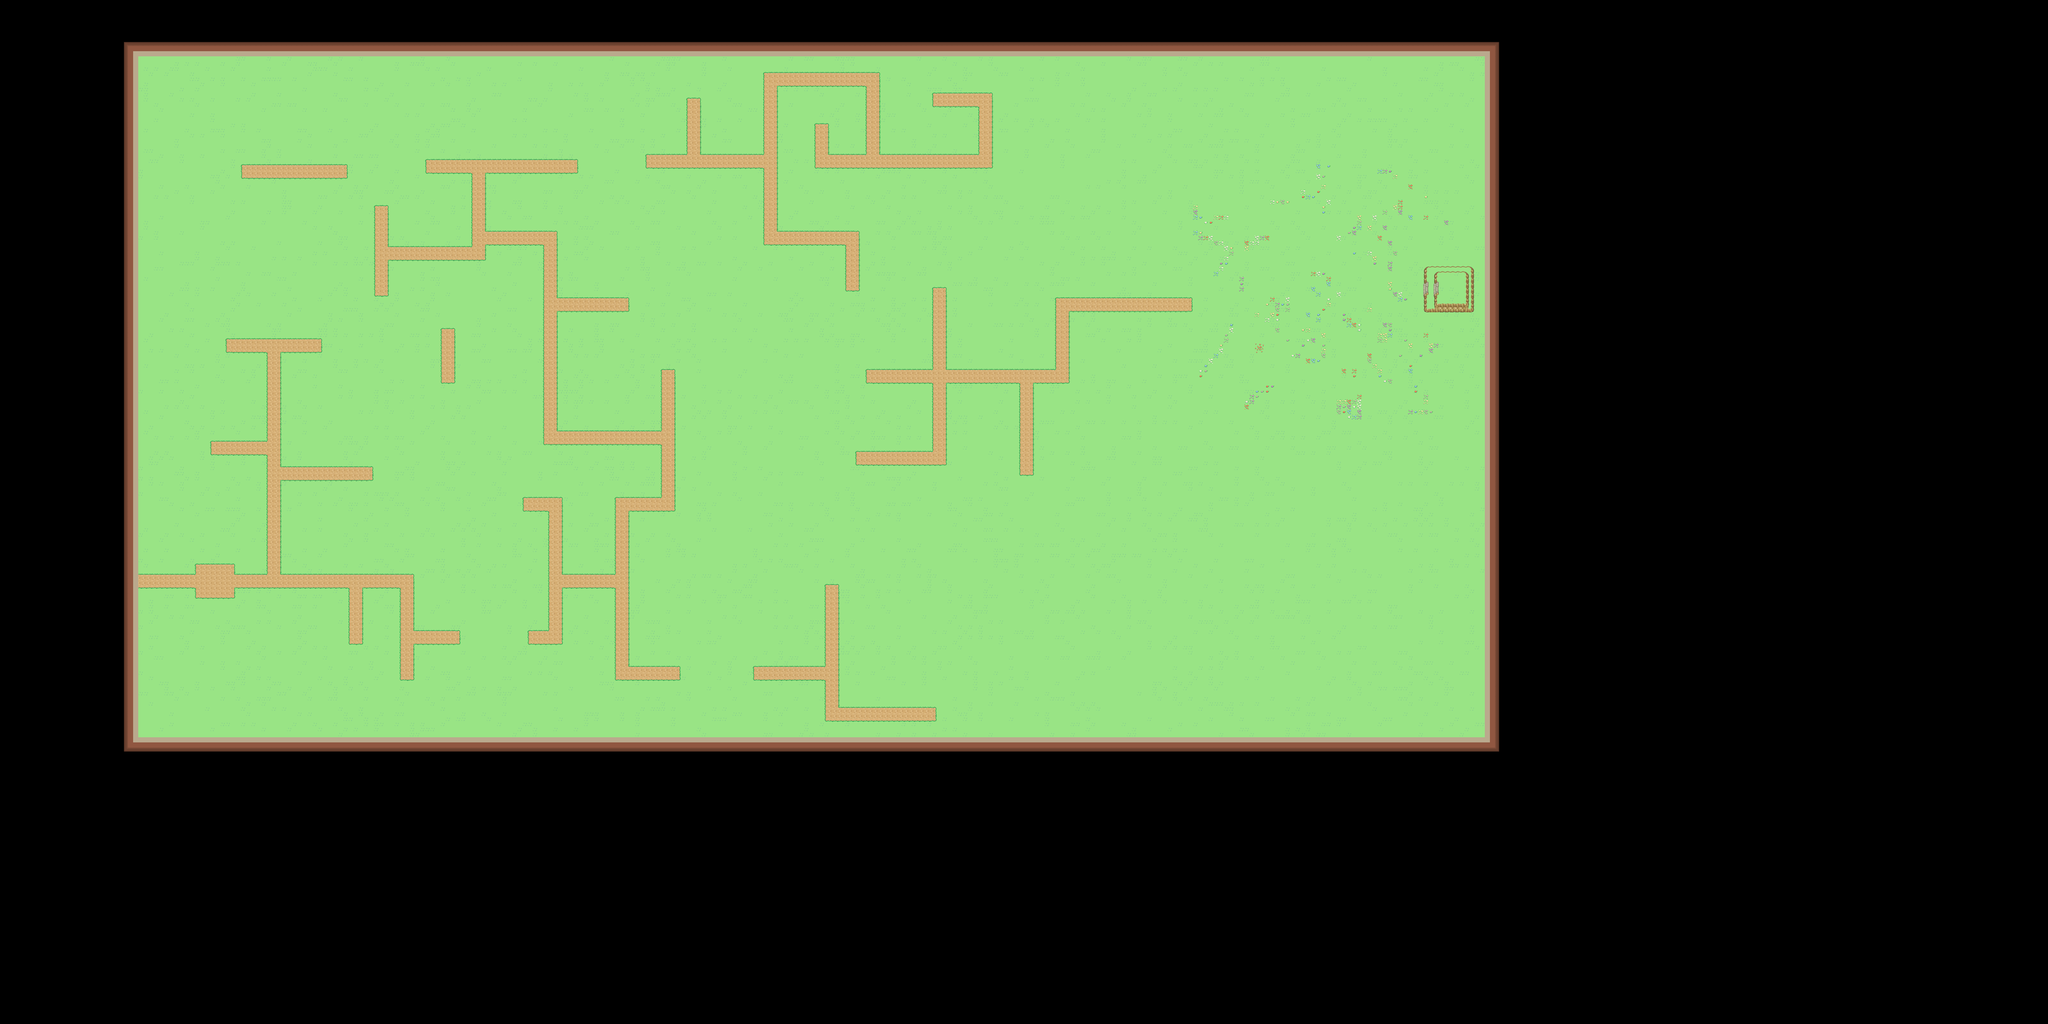

The image is a tile-based game level rendered from a .tmx file. Its description and source (layers, tilesets, objects; grid data summarised) follow:
An orthogonal 400x200 tile map with 16x16 px tiles, 7 tile layers (Ground, Flower, Ground fix, Shadow, ...), 11 tilesets and 2262 objects.

<map version="1.10" tiledversion="1.10.2" orientation="orthogonal" renderorder="right-down" width="400" height="200" tilewidth="16" tileheight="16" infinite="0" nextlayerid="11" nextobjectid="2909">
 <tileset firstgid="1" source="../Tilesets/Tileset_Ground.tsx" />
 <tileset firstgid="2521" source="../Tilesets/Tileset_Ground(Free).tsx" />
 <tileset firstgid="4867" source="../Tilesets/Tileset_Road.tsx" />
 <tileset firstgid="5875" source="../Tilesets/Object_Tree_With_Large_Colliders.tsx" />
 <tileset firstgid="5880" source="../Tilesets/Objects_Trees_New.tsx" />
 <tileset firstgid="5918" source="../Tilesets/Objects_Tree_Without_Colliders.tsx" />
 <tileset firstgid="5923" source="../Tilesets/Painting.tsx" />
 <tileset firstgid="5977" source="../Tilesets/Tileset_RockSlopes.tsx" />
 <tileset firstgid="6285" source="../Tilesets/Tileset_Shadow.tsx" />
 <tileset firstgid="6345" source="../Tilesets/Props_New.tsx" />
 <tileset firstgid="6350" source="../Tilesets/Flowers.tsx" />
 <layer id="1" name="Ground" width="400" height="200">
  <properties>
   <property name="unity:sortingLayer" value="Ground" />
  </properties>
  <data>[80000 cells, 80000 non-empty, 4 distinct tile ids]</data>
 </layer>
 <layer id="2" name="Flower" width="400" height="200">
  <properties>
   <property name="unity:sortingLayer" value="Ground" />
  </properties>
  <data>[80000 cells, 222 non-empty, 22 distinct tile ids]</data>
 </layer>
 <layer id="3" name="Ground fix" width="400" height="200">
  <properties>
   <property name="unity:sortingLayer" value="Ground" />
  </properties>
  <data>[80000 cells, 38 non-empty, 1 distinct tile ids]</data>
 </layer>
 <layer id="4" name="Shadow" width="400" height="200">
  <properties>
   <property name="unity:sortingLayer" value="" />
  </properties>
  <data>[80000 cells, 24 non-empty, 1 distinct tile ids]</data>
 </layer>
 <layer id="5" name="Road" width="400" height="200">
  <properties>
   <property name="unity:sortingLayer" value="Roads" />
  </properties>
  <data>[80000 cells, 2741 non-empty, 13 distinct tile ids]</data>
 </layer>
 <objectgroup id="6" name="Small nature">
  <properties>
   <property name="unity:sortingLayer" value="Props" />
  </properties>
  <object id="127" gid="5915" x="1175" y="1205" width="16" height="16" />
  <object id="128" gid="5915" x="1239" y="1237" width="16" height="16" />
  <object id="129" gid="5915" x="1403" y="1487" width="16" height="16" />
  <object id="130" gid="5915" x="1414" y="1234" width="16" height="16" />
  <object id="648" gid="5915" x="1447.33" y="1842.67" width="16" height="16" />
  <object id="650" gid="5915" x="1614" y="1842" width="16" height="16" />
  <object id="651" gid="5915" x="1614.67" y="2063.33" width="16" height="16" />
  <object id="652" gid="5915" x="1494.67" y="2060.67" width="16" height="16" />
  <object id="653" gid="5915" x="1458" y="1898.67" width="16" height="16" />
  <object id="654" gid="5915" x="1610" y="1933.33" width="16" height="16" />
  <object id="661" gid="5915" x="1529.33" y="1958.67" width="16" height="16" />
  <object id="662" gid="5915" x="1568" y="1874.67" width="16" height="16" />
  <object id="680" gid="5915" x="2330.67" y="2186.67" width="16" height="16" />
  <object id="681" gid="5915" x="2338" y="2079.33" width="16" height="16" />
  <object id="682" gid="5915" x="2159.33" y="2174.67" width="16" height="16" />
  <object id="683" gid="5915" x="2122.67" y="2082.67" width="16" height="16" />
  <object id="686" gid="5915" x="2242.67" y="2047.33" width="16" height="16" />
  <object id="693" gid="5915" x="1191" y="379" width="16" height="16" />
  <object id="694" gid="5915" x="1267" y="421" width="16" height="16" />
  <object id="695" gid="5915" x="1282" y="502" width="16" height="16" />
  <object id="696" gid="5915" x="1269" y="562" width="16" height="16" />
  <object id="697" gid="5915" x="1087" y="481" width="16" height="16" />
  <object id="699" gid="5915" x="1145" y="551" width="16" height="16" />
  <object id="700" gid="5915" x="1203" y="457" width="16" height="16" />
  <object id="706" gid="5915" x="1974" y="395" width="16" height="16" />
  <object id="707" gid="5915" x="1816" y="389" width="16" height="16" />
  <object id="708" gid="5915" x="1831" y="551" width="16" height="16" />
  <object id="709" gid="5915" x="1976" y="473" width="16" height="16" />
  <object id="710" gid="5915" x="1943" y="555" width="16" height="16" />
  <object id="711" gid="5915" x="1788" y="494" width="16" height="16" />
  <object id="717" gid="5915" x="2675" y="963" width="16" height="16" />
  <object id="718" gid="5915" x="2428" y="953" width="16" height="16" />
  <object id="719" gid="5915" x="2456" y="1157" width="16" height="16" />
  <object id="720" gid="5915" x="2476" y="1215" width="16" height="16" />
  <object id="721" gid="5915" x="2690" y="1141" width="16" height="16" />
  <object id="722" gid="5915" x="2504" y="1023" width="16" height="16" />
  <object id="723" gid="5915" x="2602" y="1125" width="16" height="16" />
  <object id="724" gid="5915" x="2620" y="1029" width="16" height="16" />
  <object id="732" gid="5915" x="2014" y="1032.67" width="16" height="16" />
  <object id="733" gid="5915" x="2153.33" y="1029.33" width="16" height="16" />
  <object id="734" gid="5915" x="2159.33" y="829.333" width="16" height="16" />
  <object id="735" gid="5915" x="2015.33" y="796" width="16" height="16" />
  <object id="736" gid="5915" x="1956" y="832.667" width="16" height="16" />
  <object id="737" gid="5915" x="2153.33" y="896.667" width="16" height="16" />
  <object id="738" gid="5915" x="2070" y="866.667" width="16" height="16" />
  <object id="739" gid="5915" x="2116" y="998" width="16" height="16" />
  <object id="760" gid="5915" x="3773.82" y="1250.42" width="16" height="16" />
  <object id="761" gid="5915" x="3810.18" y="665.576" width="16" height="16" />
  <object id="762" gid="5915" x="3825.33" y="1156.48" width="16" height="16" />
  <object id="763" gid="5915" x="3813.21" y="762.545" width="16" height="16" />
  <object id="764" gid="5915" x="4210.18" y="559.515" width="16" height="16" />
  <object id="765" gid="5915" x="4040.48" y="583.758" width="16" height="16" />
  <object id="766" gid="5915" x="4431.39" y="668.606" width="16" height="16" />
  <object id="767" gid="5915" x="4528.36" y="941.333" width="16" height="16" />
  <object id="768" gid="5915" x="4485.94" y="1195.88" width="16" height="16" />
  <object id="769" gid="5915" x="4304.12" y="1317.09" width="16" height="16" />
  <object id="770" gid="5915" x="4107.15" y="1211.03" width="16" height="16" />
  <object id="771" gid="5915" x="4037.45" y="1271.64" width="16" height="16" />
  <object id="772" gid="5915" x="4149.58" y="1329.21" width="16" height="16" />
  <object id="773" gid="5915" x="4313.21" y="798.909" width="16" height="16" />
  <object id="774" gid="5915" x="4167.76" y="692.848" width="16" height="16" />
  <object id="775" gid="5915" x="3988.97" y="889.818" width="16" height="16" />
  <object id="776" gid="5915" x="4219.27" y="771.636" width="16" height="16" />
  <object id="777" gid="5915" x="4036" y="692" width="16" height="16" />
  </objectgroup>
 <layer id="7" name="Rock Slopes old" width="400" height="200">
  <properties>
   <property name="unity:sortingLayer" value="Slopes" />
  </properties>
  <data>[80000 cells, 58 non-empty, 15 distinct tile ids]</data>
 </layer>
 <objectgroup id="10" name="Bushstone">
  <properties>
   <property name="unity:sortingLayerName" value="Entities" />
  </properties>
  <!-- 1858 objects omitted --></objectgroup>
 <objectgroup id="8" name="Objects">
  <properties>
   <property name="unity:sortingLayerName" value="Objects" />
  </properties>
  <!-- 1473 objects omitted --></objectgroup>
 <layer id="9" name="Edge" width="400" height="200">
  <data>[80000 cells, 2412 non-empty, 10 distinct tile ids]</data>
 </layer>
</map>
<!-- 2198 of 2262 objects omitted -->
